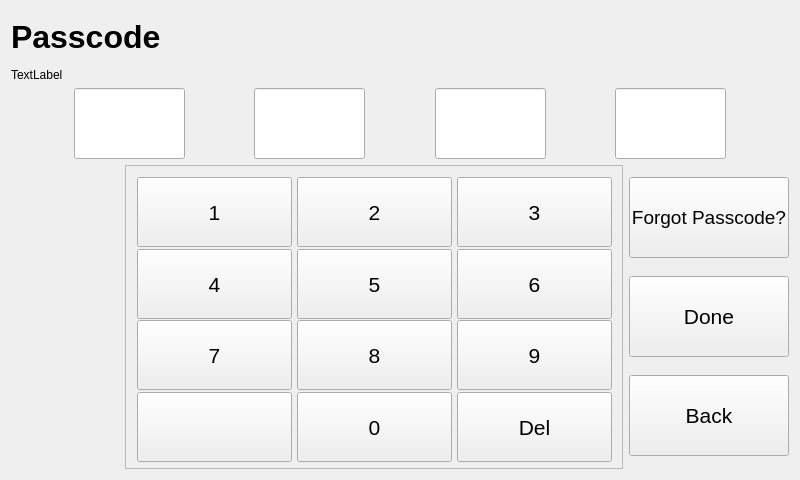
<?xml version="1.0" encoding="UTF-8"?>
<ui version="4.0">
 <class>passCode</class>
 <widget class="QWidget" name="passCode">
  <property name="geometry">
   <rect>
    <x>0</x>
    <y>0</y>
    <width>800</width>
    <height>480</height>
   </rect>
  </property>
  <property name="windowTitle">
   <string>passCode</string>
  </property>
  <layout class="QGridLayout" name="gridLayout">
   <item row="1" column="1">
    <layout class="QHBoxLayout" name="horizontalLayout_2">
     <item>
      <widget class="QFrame" name="frame">
       <property name="minimumSize">
        <size>
         <width>470</width>
         <height>270</height>
        </size>
       </property>
       <property name="font">
        <font>
         <family>Helvetica Neue</family>
         <pointsize>16</pointsize>
        </font>
       </property>
       <property name="frameShape">
        <enum>QFrame::StyledPanel</enum>
       </property>
       <property name="frameShadow">
        <enum>QFrame::Raised</enum>
       </property>
       <layout class="QGridLayout" name="gridLayout_2">
        <item row="0" column="0">
         <widget class="QPushButton" name="one">
          <property name="sizePolicy">
           <sizepolicy hsizetype="MinimumExpanding" vsizetype="MinimumExpanding">
            <horstretch>0</horstretch>
            <verstretch>0</verstretch>
           </sizepolicy>
          </property>
          <property name="minimumSize">
           <size>
            <width>155</width>
            <height>70</height>
           </size>
          </property>
          <property name="font">
           <font>
            <family>Helvetica Neue</family>
            <pointsize>16</pointsize>
           </font>
          </property>
          <property name="text">
           <string>1</string>
          </property>
         </widget>
        </item>
        <item row="0" column="1">
         <widget class="QPushButton" name="two">
          <property name="sizePolicy">
           <sizepolicy hsizetype="MinimumExpanding" vsizetype="MinimumExpanding">
            <horstretch>0</horstretch>
            <verstretch>0</verstretch>
           </sizepolicy>
          </property>
          <property name="minimumSize">
           <size>
            <width>155</width>
            <height>70</height>
           </size>
          </property>
          <property name="font">
           <font>
            <family>Helvetica Neue</family>
            <pointsize>16</pointsize>
           </font>
          </property>
          <property name="text">
           <string>2</string>
          </property>
         </widget>
        </item>
        <item row="0" column="2">
         <widget class="QPushButton" name="three">
          <property name="sizePolicy">
           <sizepolicy hsizetype="MinimumExpanding" vsizetype="MinimumExpanding">
            <horstretch>0</horstretch>
            <verstretch>0</verstretch>
           </sizepolicy>
          </property>
          <property name="minimumSize">
           <size>
            <width>155</width>
            <height>70</height>
           </size>
          </property>
          <property name="font">
           <font>
            <family>Helvetica Neue</family>
            <pointsize>16</pointsize>
           </font>
          </property>
          <property name="text">
           <string>3</string>
          </property>
         </widget>
        </item>
        <item row="1" column="0">
         <widget class="QPushButton" name="four">
          <property name="sizePolicy">
           <sizepolicy hsizetype="MinimumExpanding" vsizetype="MinimumExpanding">
            <horstretch>0</horstretch>
            <verstretch>0</verstretch>
           </sizepolicy>
          </property>
          <property name="minimumSize">
           <size>
            <width>155</width>
            <height>70</height>
           </size>
          </property>
          <property name="font">
           <font>
            <family>Helvetica Neue</family>
            <pointsize>16</pointsize>
           </font>
          </property>
          <property name="text">
           <string>4</string>
          </property>
         </widget>
        </item>
        <item row="1" column="1">
         <widget class="QPushButton" name="five">
          <property name="sizePolicy">
           <sizepolicy hsizetype="MinimumExpanding" vsizetype="MinimumExpanding">
            <horstretch>0</horstretch>
            <verstretch>0</verstretch>
           </sizepolicy>
          </property>
          <property name="minimumSize">
           <size>
            <width>155</width>
            <height>70</height>
           </size>
          </property>
          <property name="font">
           <font>
            <family>Helvetica Neue</family>
            <pointsize>16</pointsize>
           </font>
          </property>
          <property name="text">
           <string>5</string>
          </property>
         </widget>
        </item>
        <item row="1" column="2">
         <widget class="QPushButton" name="six">
          <property name="sizePolicy">
           <sizepolicy hsizetype="MinimumExpanding" vsizetype="MinimumExpanding">
            <horstretch>0</horstretch>
            <verstretch>0</verstretch>
           </sizepolicy>
          </property>
          <property name="minimumSize">
           <size>
            <width>155</width>
            <height>70</height>
           </size>
          </property>
          <property name="font">
           <font>
            <family>Helvetica Neue</family>
            <pointsize>16</pointsize>
           </font>
          </property>
          <property name="text">
           <string>6</string>
          </property>
         </widget>
        </item>
        <item row="2" column="0">
         <widget class="QPushButton" name="seven">
          <property name="sizePolicy">
           <sizepolicy hsizetype="MinimumExpanding" vsizetype="MinimumExpanding">
            <horstretch>0</horstretch>
            <verstretch>0</verstretch>
           </sizepolicy>
          </property>
          <property name="minimumSize">
           <size>
            <width>155</width>
            <height>70</height>
           </size>
          </property>
          <property name="font">
           <font>
            <family>Helvetica Neue</family>
            <pointsize>16</pointsize>
           </font>
          </property>
          <property name="text">
           <string>7</string>
          </property>
         </widget>
        </item>
        <item row="2" column="1">
         <widget class="QPushButton" name="eight">
          <property name="sizePolicy">
           <sizepolicy hsizetype="MinimumExpanding" vsizetype="MinimumExpanding">
            <horstretch>0</horstretch>
            <verstretch>0</verstretch>
           </sizepolicy>
          </property>
          <property name="minimumSize">
           <size>
            <width>155</width>
            <height>70</height>
           </size>
          </property>
          <property name="font">
           <font>
            <family>Helvetica Neue</family>
            <pointsize>16</pointsize>
           </font>
          </property>
          <property name="text">
           <string>8</string>
          </property>
         </widget>
        </item>
        <item row="2" column="2">
         <widget class="QPushButton" name="nine">
          <property name="sizePolicy">
           <sizepolicy hsizetype="MinimumExpanding" vsizetype="MinimumExpanding">
            <horstretch>0</horstretch>
            <verstretch>0</verstretch>
           </sizepolicy>
          </property>
          <property name="minimumSize">
           <size>
            <width>155</width>
            <height>70</height>
           </size>
          </property>
          <property name="font">
           <font>
            <family>Helvetica Neue</family>
            <pointsize>16</pointsize>
           </font>
          </property>
          <property name="text">
           <string>9</string>
          </property>
         </widget>
        </item>
        <item row="3" column="0">
         <widget class="QPushButton" name="btn_blank">
          <property name="sizePolicy">
           <sizepolicy hsizetype="MinimumExpanding" vsizetype="MinimumExpanding">
            <horstretch>0</horstretch>
            <verstretch>0</verstretch>
           </sizepolicy>
          </property>
          <property name="minimumSize">
           <size>
            <width>155</width>
            <height>70</height>
           </size>
          </property>
          <property name="font">
           <font>
            <family>Helvetica Neue</family>
            <pointsize>16</pointsize>
           </font>
          </property>
          <property name="text">
           <string/>
          </property>
         </widget>
        </item>
        <item row="3" column="1">
         <widget class="QPushButton" name="zero">
          <property name="sizePolicy">
           <sizepolicy hsizetype="MinimumExpanding" vsizetype="MinimumExpanding">
            <horstretch>0</horstretch>
            <verstretch>0</verstretch>
           </sizepolicy>
          </property>
          <property name="minimumSize">
           <size>
            <width>155</width>
            <height>70</height>
           </size>
          </property>
          <property name="font">
           <font>
            <family>Helvetica Neue</family>
            <pointsize>16</pointsize>
           </font>
          </property>
          <property name="text">
           <string>0</string>
          </property>
         </widget>
        </item>
        <item row="3" column="2">
         <widget class="QPushButton" name="btn_del">
          <property name="sizePolicy">
           <sizepolicy hsizetype="MinimumExpanding" vsizetype="MinimumExpanding">
            <horstretch>0</horstretch>
            <verstretch>0</verstretch>
           </sizepolicy>
          </property>
          <property name="minimumSize">
           <size>
            <width>155</width>
            <height>70</height>
           </size>
          </property>
          <property name="font">
           <font>
            <family>Helvetica Neue</family>
            <pointsize>16</pointsize>
           </font>
          </property>
          <property name="text">
           <string>Del</string>
          </property>
         </widget>
        </item>
       </layout>
      </widget>
     </item>
     <item>
      <layout class="QVBoxLayout" name="verticalLayout_2">
       <item>
        <widget class="QPushButton" name="btn_forgot">
         <property name="minimumSize">
          <size>
           <width>121</width>
           <height>81</height>
          </size>
         </property>
         <property name="font">
          <font>
           <family>Helvetica Neue</family>
           <pointsize>14</pointsize>
          </font>
         </property>
         <property name="text">
          <string>Forgot Passcode?</string>
         </property>
        </widget>
       </item>
       <item>
        <widget class="QPushButton" name="btn_done">
         <property name="minimumSize">
          <size>
           <width>121</width>
           <height>81</height>
          </size>
         </property>
         <property name="font">
          <font>
           <family>Helvetica Neue</family>
           <pointsize>16</pointsize>
          </font>
         </property>
         <property name="text">
          <string>Done</string>
         </property>
        </widget>
       </item>
       <item>
        <widget class="QPushButton" name="btn_back">
         <property name="minimumSize">
          <size>
           <width>121</width>
           <height>81</height>
          </size>
         </property>
         <property name="font">
          <font>
           <family>Helvetica Neue</family>
           <pointsize>16</pointsize>
          </font>
         </property>
         <property name="text">
          <string>Back</string>
         </property>
        </widget>
       </item>
      </layout>
     </item>
    </layout>
   </item>
   <item row="0" column="0" colspan="2">
    <layout class="QVBoxLayout" name="verticalLayout">
     <item>
      <widget class="QLabel" name="lbl_title">
       <property name="minimumSize">
        <size>
         <width>201</width>
         <height>51</height>
        </size>
       </property>
       <property name="font">
        <font>
         <family>Helvetica Neue</family>
         <pointsize>24</pointsize>
         <weight>75</weight>
         <bold>true</bold>
        </font>
       </property>
       <property name="text">
        <string>Passcode</string>
       </property>
      </widget>
     </item>
     <item>
      <widget class="QLabel" name="lbl_info">
       <property name="text">
        <string>TextLabel</string>
       </property>
      </widget>
     </item>
     <item>
      <layout class="QHBoxLayout" name="horizontalLayout">
       <item>
        <spacer name="horizontalSpacer_2">
         <property name="minimumSize">
          <size>
           <width>43</width>
           <height>23</height>
          </size>
         </property>
         <property name="orientation">
          <enum>Qt::Horizontal</enum>
         </property>
         <property name="sizeHint" stdset="0">
          <size>
           <width>40</width>
           <height>20</height>
          </size>
         </property>
        </spacer>
       </item>
       <item>
        <widget class="QLineEdit" name="lineEdit_1">
         <property name="minimumSize">
          <size>
           <width>111</width>
           <height>71</height>
          </size>
         </property>
        </widget>
       </item>
       <item>
        <spacer name="horizontalSpacer_3">
         <property name="minimumSize">
          <size>
           <width>43</width>
           <height>23</height>
          </size>
         </property>
         <property name="orientation">
          <enum>Qt::Horizontal</enum>
         </property>
         <property name="sizeHint" stdset="0">
          <size>
           <width>40</width>
           <height>20</height>
          </size>
         </property>
        </spacer>
       </item>
       <item>
        <widget class="QLineEdit" name="lineEdit_2">
         <property name="minimumSize">
          <size>
           <width>111</width>
           <height>71</height>
          </size>
         </property>
        </widget>
       </item>
       <item>
        <spacer name="horizontalSpacer_7">
         <property name="minimumSize">
          <size>
           <width>43</width>
           <height>23</height>
          </size>
         </property>
         <property name="orientation">
          <enum>Qt::Horizontal</enum>
         </property>
         <property name="sizeHint" stdset="0">
          <size>
           <width>40</width>
           <height>20</height>
          </size>
         </property>
        </spacer>
       </item>
       <item>
        <widget class="QLineEdit" name="lineEdit_3">
         <property name="minimumSize">
          <size>
           <width>111</width>
           <height>71</height>
          </size>
         </property>
        </widget>
       </item>
       <item>
        <spacer name="horizontalSpacer_8">
         <property name="minimumSize">
          <size>
           <width>43</width>
           <height>23</height>
          </size>
         </property>
         <property name="orientation">
          <enum>Qt::Horizontal</enum>
         </property>
         <property name="sizeHint" stdset="0">
          <size>
           <width>40</width>
           <height>20</height>
          </size>
         </property>
        </spacer>
       </item>
       <item>
        <widget class="QLineEdit" name="lineEdit_4">
         <property name="minimumSize">
          <size>
           <width>111</width>
           <height>71</height>
          </size>
         </property>
        </widget>
       </item>
       <item>
        <spacer name="horizontalSpacer_9">
         <property name="minimumSize">
          <size>
           <width>43</width>
           <height>23</height>
          </size>
         </property>
         <property name="orientation">
          <enum>Qt::Horizontal</enum>
         </property>
         <property name="sizeHint" stdset="0">
          <size>
           <width>40</width>
           <height>20</height>
          </size>
         </property>
        </spacer>
       </item>
      </layout>
     </item>
    </layout>
   </item>
   <item row="1" column="0">
    <spacer name="horizontalSpacer">
     <property name="orientation">
      <enum>Qt::Horizontal</enum>
     </property>
     <property name="sizeHint" stdset="0">
      <size>
       <width>114</width>
       <height>20</height>
      </size>
     </property>
    </spacer>
   </item>
  </layout>
  <zorder>frame</zorder>
  <zorder></zorder>
  <zorder>btn_back</zorder>
  <zorder>horizontalSpacer_4</zorder>
  <zorder>horizontalSpacer_5</zorder>
  <zorder>btn_done</zorder>
  <zorder>btn_forgot</zorder>
  <zorder></zorder>
  <zorder>horizontalSpacer_2</zorder>
  <zorder>lineEdit_1</zorder>
  <zorder>horizontalSpacer_3</zorder>
  <zorder>lineEdit_2</zorder>
  <zorder>horizontalSpacer_7</zorder>
  <zorder>lineEdit_3</zorder>
  <zorder>horizontalSpacer_8</zorder>
  <zorder>lineEdit_4</zorder>
  <zorder>horizontalSpacer_9</zorder>
  <zorder>horizontalSpacer</zorder>
 </widget>
 <layoutdefault spacing="6" margin="11"/>
 <resources/>
 <connections/>
</ui>
